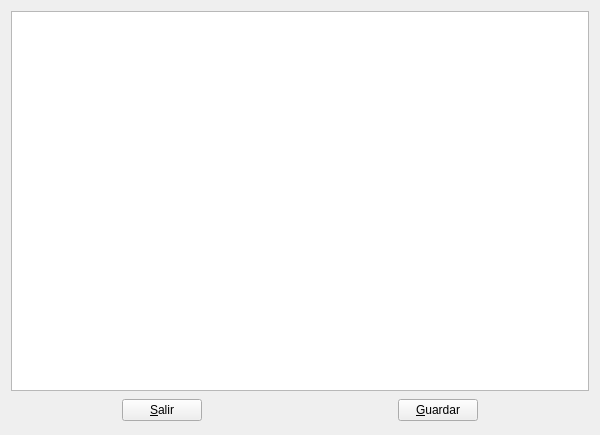
<ui version="4.0" >
 <class>WidgetBarras</class>
 <widget class="QWidget" name="WidgetBarras" >
  <property name="geometry" >
   <rect>
    <x>0</x>
    <y>0</y>
    <width>600</width>
    <height>435</height>
   </rect>
  </property>
  <property name="windowTitle" >
   <string comment="Grafico" >Grafico</string>
  </property>
  <layout class="QVBoxLayout" >
   <item>
    <widget class="QGraphicsView" name="graphicsView" />
   </item>
   <item>
    <layout class="QHBoxLayout" >
     <item>
      <spacer>
       <property name="orientation" >
        <enum>Qt::Horizontal</enum>
       </property>
       <property name="sizeHint" stdset="0" >
        <size>
         <width>111</width>
         <height>27</height>
        </size>
       </property>
      </spacer>
     </item>
     <item>
      <widget class="QPushButton" name="salirpushButton" >
       <property name="text" >
        <string>&amp;Salir</string>
       </property>
       <property name="icon" >
        <iconset resource="libroK.qrc" >
         <normaloff>:/images/exit.png</normaloff>:/images/exit.png</iconset>
       </property>
      </widget>
     </item>
     <item>
      <spacer>
       <property name="orientation" >
        <enum>Qt::Horizontal</enum>
       </property>
       <property name="sizeHint" stdset="0" >
        <size>
         <width>191</width>
         <height>20</height>
        </size>
       </property>
      </spacer>
     </item>
     <item>
      <widget class="QPushButton" name="guardarpushButton" >
       <property name="text" >
        <string>&amp;Guardar</string>
       </property>
       <property name="icon" >
        <iconset resource="libroK.qrc" >
         <normaloff>:/images/librok-37.png</normaloff>:/images/librok-37.png</iconset>
       </property>
      </widget>
     </item>
     <item>
      <spacer>
       <property name="orientation" >
        <enum>Qt::Horizontal</enum>
       </property>
       <property name="sizeHint" stdset="0" >
        <size>
         <width>111</width>
         <height>27</height>
        </size>
       </property>
      </spacer>
     </item>
    </layout>
   </item>
  </layout>
 </widget>
 <resources>
  <include location="libroK.qrc" />
 </resources>
 <connections/>
</ui>
